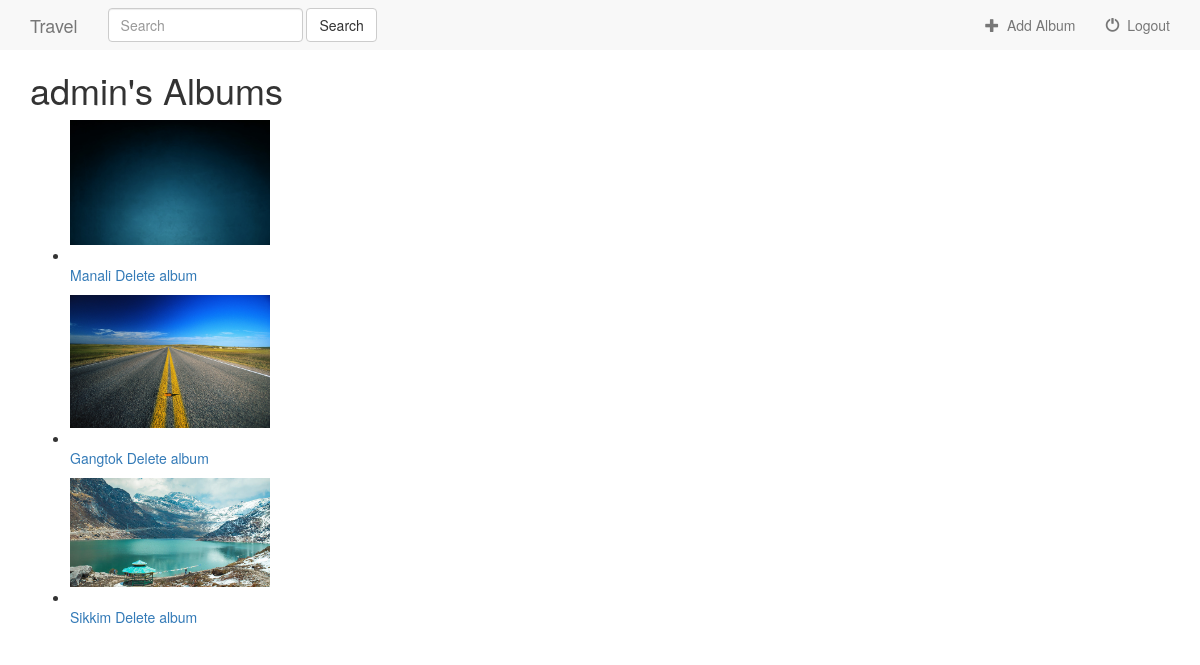
The app's page /travel/ (signed in) with its own data.
### travel/models.py (models this page shows, shortened)
class Album(models.Model):
    user = models.ForeignKey(User, default=1)
    album_title = models.CharField(max_length=500)
    album_logo = models.ImageField(upload_to='album_logo')

### travel/views.py (the view)
def index(request):
    if not request.user.is_authenticated():
        return render(request, 'travel/login.html')
    else:
        albums = Album.objects.filter(user=request.user)
        all_photos = Photo.objects.all()
        query = request.GET.get("q")
        if query:
            albums = albums.filter(
                Q(album_title__icontains=query)
            ).distinct()
            all_photos = all_photos.filter(
                Q(photo_caption__icontains=query)
            ).distinct()
            context = {
                'albums': albums,
                'photos': all_photos,
            }
            return render(request, 'travel/index.html', context)
        else:
            return render(request, 'travel/index.html', {'albums': albums})

### travel/templates/travel/index.html (shortened to what this page needs)
{% extends 'travel/base.html' %}
{% block body %}
    <div class="container">
        {% if albums %}
             <h1>{{ user.username }}'s Albums</h1>
            {% for album in albums %}
            <ul>
                <li>
                    <img src="{{ album.album_logo.url }}" width="200" height="200" class="img-responsive"><br>
                    <a href="{% url 'travel:details' album.id %}">{{ album.album_title }}</a>
                    <a href="{% url 'travel:delete-album' album.id %}">Delete album</a>
                </li>
            </ul>
            {% endfor %}
        {% else %}
            <h1> You have no albums</h1>
            <a href="{% url 'travel:album-add' %}">Add an album</a>
        {% endif %}
    </div>
{% endblock %}

### records on screen
Album: album_logo (picture), album_title "Manali"
Album: album_logo (picture), album_title "Gangtok"
Album: album_logo (picture), album_title "Sikkim"

### other values on screen
{{ user.username }} "admin"
